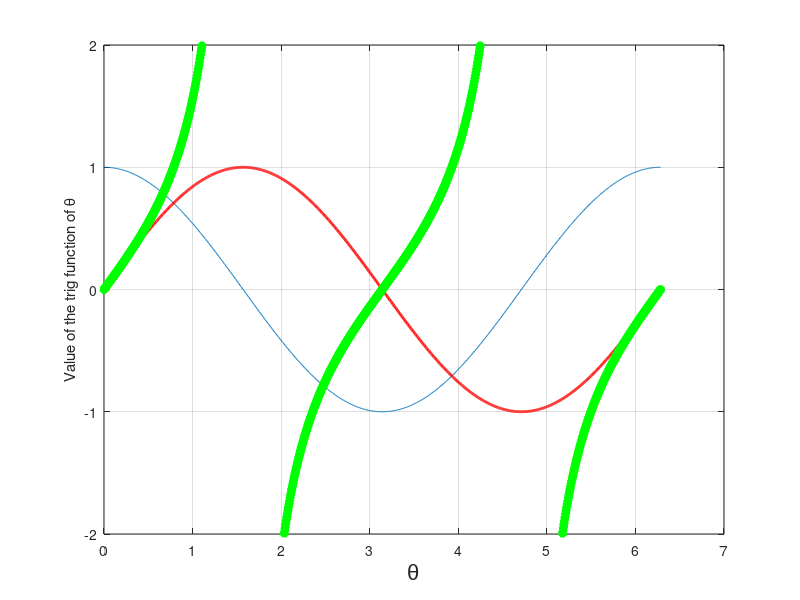
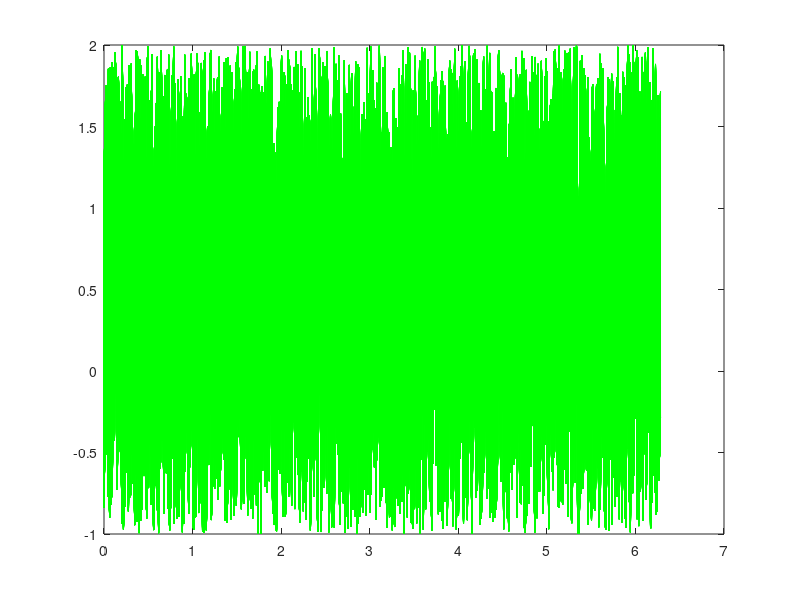

Reproduce these figures in MATLAB, in order.
clc,close all,clear all

theta = 0:2*pi/1000:2*pi;
a = cos(theta);
b = sin(theta);
c = tan(theta);
noise=rand(length(theta),1);

% Plot of cosine and sine of an angle 'theta'
figure 
plot(theta,a),hold on
plot(theta,b,'r','linewidth',2)
plot(theta,c,'g*','linewidth',3)
xlabel('\theta','FontName','Arial','FontSize',16)
ylabel('Value of the trig function of \theta')
set(gca,'YLim',[-2 2])
grid on

figure
plot(theta,b+noise,'g')
